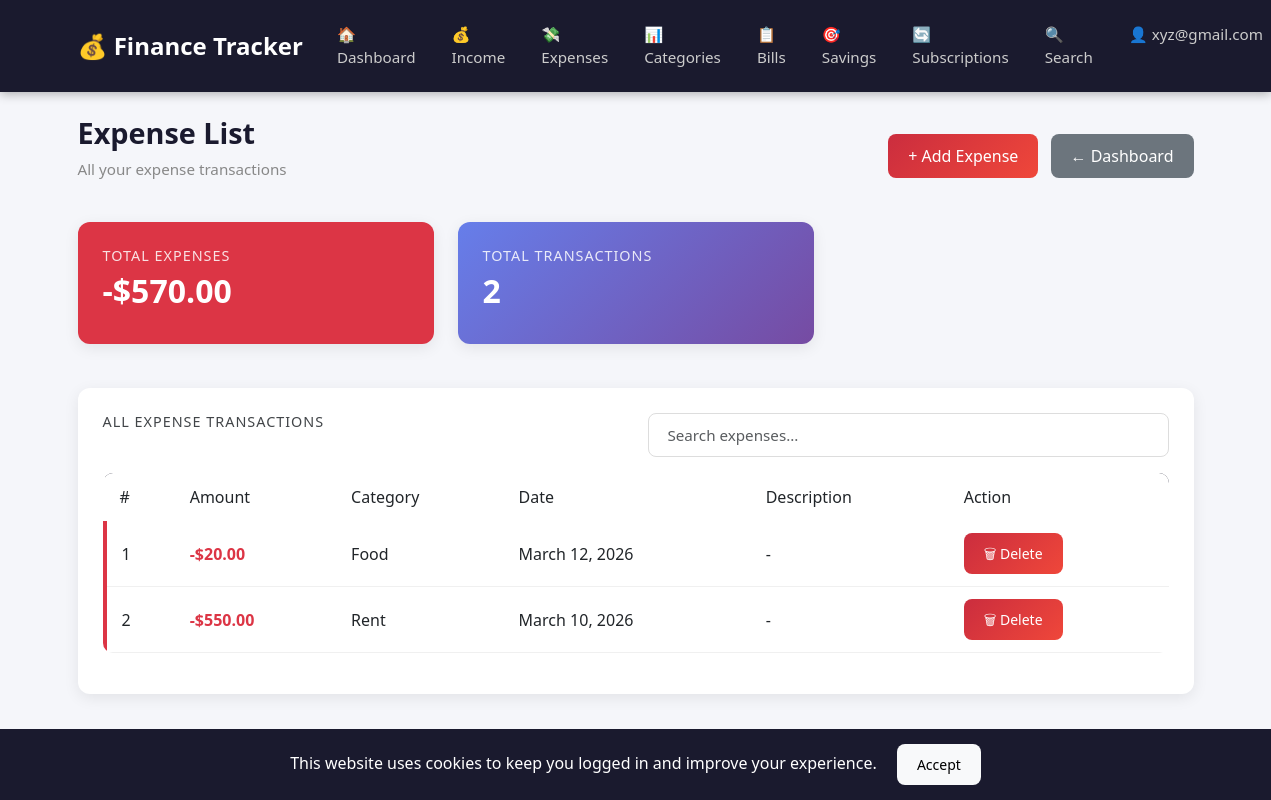
Page /expense/ (signed in) on the committed database.
### core/models.py (models this page shows, shortened)
class Expense(models.Model):
    user = models.ForeignKey(
        User, on_delete=models.CASCADE)
    category = models.ForeignKey(
        Category, on_delete=models.SET_NULL,
        null=True, blank=True)
    amount = models.DecimalField(
        max_digits=10, decimal_places=2)
    description = models.CharField(
        max_length=255, blank=True)
    date = models.DateField()
    class Meta:
        ordering = ['-date']

class Category(models.Model):
    TYPE_CHOICES = [
        ('income', 'Income'),
        ('expense', 'Expense'),
    ]
    user = models.ForeignKey(
        User, on_delete=models.CASCADE)
    category_name = models.CharField(max_length=128)
    type = models.CharField(
        max_length=50, choices=TYPE_CHOICES)
    description = models.CharField(
        max_length=255, blank=True)
    class Meta:
        ordering = ['category_name']

### core/views.py (the view)
@login_required
def expense_list(request):
    expenses = Expense.objects.filter(
        user=request.user
    ).select_related('category').order_by('-date')
    total = expenses.aggregate(
        Sum('amount'))['amount__sum'] or 0
    return render(request, 'expense_list.html', {
        'expenses': expenses,
        'total': total,
    })

### templates/expense_list.html (shortened to what this page needs)
{% extends 'base.html' %}
{% block content %}
<div class="dashboard-header">
    <div class="row align-items-center">
        <div class="col-md-6">
            <h2> Expense List</h2>
            <p>All your expense transactions</p>
        </div>
        <div class="col-md-6 text-end">
            <a href="{% url 'add_expense' %}"
               class="btn btn-danger">
                + Add Expense
            </a>
            <a href="{% url 'dashboard' %}"
               class="btn btn-secondary ms-2">
                ← Dashboard
            </a>
        </div>
    </div>
</div>
<div class="row mb-4">
    <div class="col-md-4">
        <div class="card bg-danger text-white">
            <div class="card-body">
                <h5>Total Expenses</h5>
                <h3>-${{ total|floatformat:2 }}</h3>
            </div>
        </div>
    </div>
    <div class="col-md-4">
        <div class="card bg-primary text-white">
            <div class="card-body">
                <h5>Total Transactions</h5>
                <h3>{{ expenses|length }}</h3>
            </div>
        </div>
    </div>
</div>
<div class="card">
    <div class="card-body">
        <div class="row mb-3">
            <div class="col-md-6">
                <h5>All Expense Transactions</h5>
            </div>
            <div class="col-md-6">
                <input type="text"
                       id="live-search"
                       class="form-control"
                       placeholder=" Search expenses...">
            </div>
        </div>
        {% if expenses %}
        <table class="table" id="results-table">
            <thead>
                <tr>
                    <th>#</th>
                    <th>Amount</th>
                    <th>Category</th>
                    <th>Date</th>
                    <th>Description</th>
                    <th>Action</th>
                </tr>
            </thead>
            <tbody>
                {% for expense in expenses %}
                <tr class="expense-row">
                    <td>{{ forloop.counter }}</td>
                    <td>
                        <strong class="text-danger">
                            -${{ expense.amount|floatformat:2 }}
                        </strong>
                    </td>
                    <td>
                        {% if expense.category %}
                            {{ expense.category.category_name }}
                        {% else %}
                            Uncategorized
                        {% endif %}
                    </td>
                    <td>{{ expense.date }}</td>
                    <td>
                        {% if expense.description %}
                            {{ expense.description }}
                        {% else %}
                            -
                        {% endif %}
                    </td>
                    <td>
                        <a href="{% url 'delete_expense' expense.id %}"
                           class="btn btn-danger btn-sm"
                           onclick="return confirmDelete(
                           'Delete this expense?')">
                            🗑 Delete
                        </a>
                    </td>
                </tr>
                {% endfor %}
            </tbody>
        </table>
        {% endif %}
    </div>
</div>
{% endblock %}

### templates/base.html (shortened to what this page needs)
<!DOCTYPE html>
<html lang="en">
<head>
    <link href="https://cdn.jsdelivr.net/npm/bootstrap@5.3.0/dist/css/bootstrap.min.css"
          rel="stylesheet">
    {% load static %}
    <link rel="stylesheet"
          href="{% static 'css/style.css' %}">
</head>
<body>
<nav class="navbar navbar-expand-lg navbar-dark">
    <div class="container">
        <a class="navbar-brand"
           href="{% url 'dashboard' %}">
            💰 Finance Tracker
        </a>
        <div class="collapse navbar-collapse"
             id="navbarNav">
            <ul class="navbar-nav ms-auto">
                {% if user.is_authenticated %}
                <li class="nav-item">
                    <a class="nav-link" href="{% url 'dashboard' %}">
                        🏠 Dashboard
                    </a>
                </li>
                <li class="nav-item">
                    <a class="nav-link" href="{% url 'income_list' %}">
                        💰 Income
                    </a>
                </li>
                <li class="nav-item">
                    <a class="nav-link" href="{% url 'expense_list' %}">
                        💸 Expenses
                    </a>
                </li>
                <li class="nav-item">
                    <a class="nav-link" href="{% url 'category_limits' %}">
                        📊 Categories
                    </a>
                </li>
                <li class="nav-item">
                    <a class="nav-link" href="{% url 'bill_list' %}">
                        📋 Bills
                    </a>
                </li>
                <li class="nav-item">
                    <a class="nav-link" href="{% url 'savings_goals' %}">
                        🎯 Savings
                    </a>
                </li>
                <li class="nav-item">
                    <a class="nav-link" href="{% url 'subscription_list' %}">
                        🔄 Subscriptions
                    </a>
                </li>
                <li class="nav-item">
                    <a class="nav-link" href="{% url 'search' %}">
                        🔍 Search
                    </a>
                </li>
                <li class="nav-item dropdown">
                    <a class="nav-link dropdown-toggle"
                       href="#"
                       id="userDropdown"
                       role="button"
                       data-bs-toggle="dropdown"
                       aria-expanded="false">
                        👤 {{ user.username }}
                    </a>
                </li>
                {% endif %}
            </ul>
        </div>
    </div>
</nav>
<div class="container mt-4 mb-5"
     id="main-content">
    {% block content %}
    {% endblock %}
</div>
<footer class="footer mt-auto py-3">
    <div class="container text-center">
        <span class="text-muted">
        </span>
    </div>
</footer>
<div id="cookieNotice"
     style="display:none;
            position:fixed;
            bottom:0;
            width:100%;
            background:#1a1a2e;
            color:white;
            padding:15px;
            text-align:center;
            z-index:9999;">
    This website uses cookies to keep
    you logged in and improve your experience.
    <button onclick="acceptCookies()"
            class="btn btn-light btn-sm ms-3">
        Accept
    </button>
</div>
</body>
</html>

### static/css/style.css (style rules this page uses)
* { margin: 0; padding: 0; box-sizing: border-box; }
body { font-family: 'Segoe UI', Tahoma, Geneva, Verdana, sans-serif; background-color: #f5f6fa; color: #333; }
a { text-decoration: none; }
.navbar { background-color: #1a1a2e !important; padding: 15px 0; box-shadow: 0 2px 10px rgba(0,0,0,0.3); }
.navbar-brand { font-size: 1.5rem; font-weight: bold; color: #fff !important; }
.nav-link { color: #ccc !important; margin: 0 10px; font-size: 0.95rem; transition: color 0.3s; }
.card { border: none; border-radius: 12px; box-shadow: 0 4px 15px rgba(0,0,0,0.08); margin-bottom: 20px; transition: transform 0.2s; }
.card-body { padding: 25px; }
.card.bg-primary { background: linear-gradient( 135deg, #667eea, #764ba2) !important; }
.card h3 { font-size: 2rem; font-weight: bold; }
.card h5 { font-size: 0.9rem; opacity: 0.85; text-transform: uppercase; letter-spacing: 1px; }
.table { border-radius: 10px; overflow: hidden; }
.table thead { background-color: #1a1a2e; color: white; }
.table thead th { font-weight: 500; padding: 12px 15px; border: none; }
.table tbody tr { transition: background-color 0.2s; }
.table tbody td { padding: 12px 15px; vertical-align: middle; border-bottom: 1px solid #f0f0f0; }
.table .expense-row { border-left: 4px solid #dc3545; }
.form-control { border-radius: 8px; border: 1px solid #ddd; padding: 10px 15px; font-size: 0.95rem; transition: border-color 0.3s, box-shadow 0.3s; }
.btn { border-radius: 8px; padding: 10px 20px; font-weight: 500; transition: all 0.3s; border: none; }
.btn-danger { background: linear-gradient(135deg, #cb2d3e, #ef473a); color: white; }
.btn-secondary { background-color: #6c757d; color: white; }
.dashboard-header { margin-bottom: 25px; }
.dashboard-header h2 { font-size: 1.8rem; font-weight: 700; color: #1a1a2e; }
.dashboard-header p { color: #888; font-size: 0.95rem; }
body { color: #212529; }
.text-muted { color: #595959 !important; }
.footer { background-color: #1a1a2e; color: #ccc; margin-top: 50px; }

### rows in the picture
Expense: amount "20.00", category.category_name "Food", date "March 12, 2026"
Expense: amount "550.00", category.category_name "Rent", date "March 10, 2026"

### other values in the picture
{{ user.username }} "xyz@gmail.com"
{{ total|floatformat:2 }} "570.00"
{{ expenses|length }} "2"
